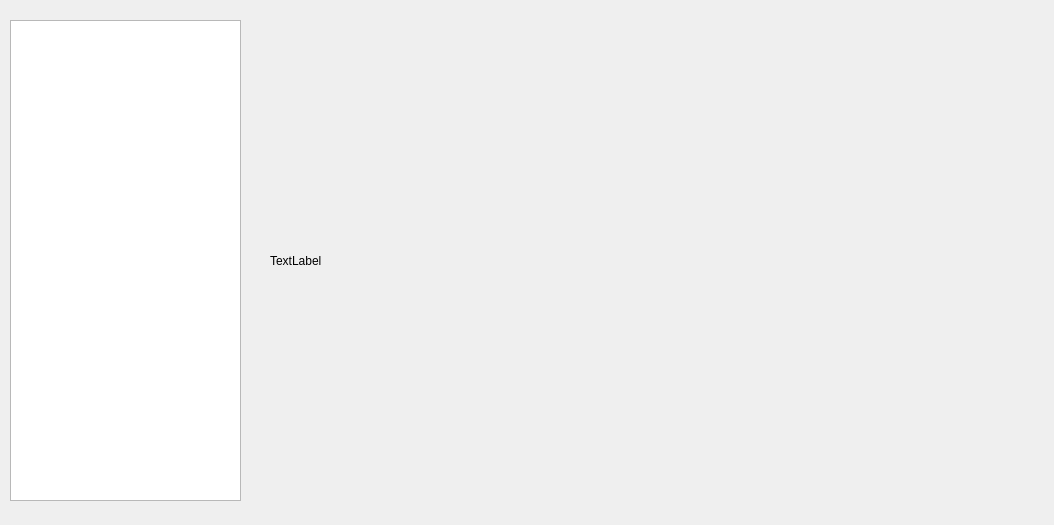
<?xml version="1.0" encoding="UTF-8"?>
<ui version="4.0">
 <class>Dialog_CoorIntersector</class>
 <widget class="QDialog" name="Dialog_CoorIntersector">
  <property name="geometry">
   <rect>
    <x>0</x>
    <y>0</y>
    <width>1054</width>
    <height>525</height>
   </rect>
  </property>
  <property name="windowTitle">
   <string>Dialog</string>
  </property>
  <widget class="QListView" name="listView">
   <property name="geometry">
    <rect>
     <x>10</x>
     <y>20</y>
     <width>231</width>
     <height>481</height>
    </rect>
   </property>
  </widget>
  <widget class="QLabel" name="label">
   <property name="geometry">
    <rect>
     <x>270</x>
     <y>30</y>
     <width>681</width>
     <height>461</height>
    </rect>
   </property>
   <property name="text">
    <string>TextLabel</string>
   </property>
  </widget>
 </widget>
 <resources/>
 <connections/>
</ui>
